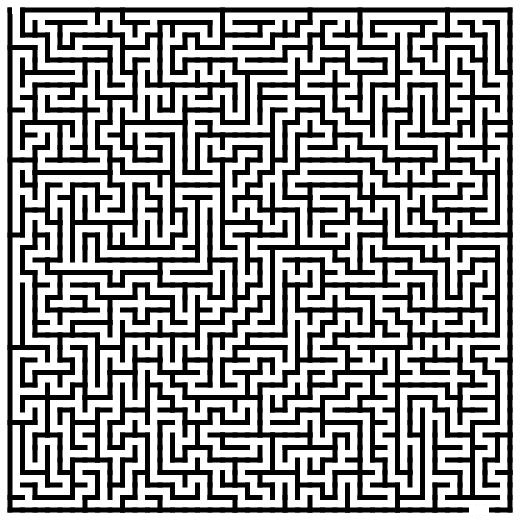
#> input picture inputimage.jpg, 520 x 520 px
$ python preprocess.py
#> lines starting #> are read from the running program, lines starting #| are printed output that depends on the picture; after the words box and inside, x2 and y2 are one past the last pixel; in counts of white or black regions, pixels touching at a corner belong together
### preprocess_fun.py
import cv2
import numpy as np
from sys import exit

def BlackWhite(input_image):
    grey_image = cv2.cvtColor(input_image, cv2.COLOR_BGR2GRAY)
    (thresh, output_image) = cv2.threshold(grey_image, 150, 255, cv2.THRESH_BINARY)
    return output_image

def FindBorder(input_image):
    input_height, input_width = input_image.shape
    top_border_array = np.array([], dtype = np.int64)
    bottom_border_array = np.array([], dtype = np.int64)
    left_border_array = np.array([], dtype = np.int64)
    right_border_array = np.array([], dtype = np.int64)
    top_border = -1
    bottom_border = -1
    left_border = -1
    right_border = -1

    for pixel_LR in range(input_width):
        for pixel_TB in range(input_height):
            value = input_image[pixel_TB][pixel_LR]
            if(value == 0):
                break
        top_border_array = np.hstack((top_border_array, np.array(pixel_TB)))
    top_border = np.bincount(top_border_array).argmax()

    for pixel_LR in range(input_width):
        for pixel_BT in range(input_height - 1, 0, -1):
            value = input_image[pixel_BT][pixel_LR]
            if(value == 0):
                break
        bottom_border_array = np.hstack((bottom_border_array, np.array(pixel_BT)))
    bottom_border = np.bincount(bottom_border_array).argmax()

    for pixel_TB in range(input_height):
        for pixel_LR in range(input_width):
            value = input_image[pixel_TB][pixel_LR]
            if(value == 0):
                break
        left_border_array = np.hstack((left_border_array, np.array(pixel_LR)))
    left_border = np.bincount(left_border_array).argmax()

    for pixel_TB in range(input_height):
        for pixel_RL in range(input_width - 1, 0, -1):
            value = input_image[pixel_TB][pixel_RL]
            if(value == 0):
                break
        right_border_array = np.hstack((right_border_array, np.array(pixel_RL)))
    right_border = np.bincount(right_border_array).argmax()

    if(top_border == -1 or bottom_border == -1 or left_border == -1 or right_border == -1):
        print('Error:Not able to find the border')
        exit()
    else:
        return top_border, bottom_border, left_border, right_border

def FindSizeB(input_image, top_border, bottom_border, left_border, right_border):
    input_height, input_width = input_image.shape
    black_size_arrayV = np.array([], dtype = np.int64)
    black_sizeV = -1
    black_size_arrayH = np.array([], dtype = np.int64)
    black_sizeH = -1

    for pixel_RL in range(left_border, right_border):
        count = 0
        for pixel_TB in range(top_border, bottom_border):
            value = input_image[pixel_TB][pixel_RL]
            if(value == 0):
                count += 1
            else:
                break
        black_size_arrayV = np.hstack((black_size_arrayV, np.array(count)))
    black_sizeV = np.bincount(black_size_arrayV).argmax()

    for pixel_TB in range(top_border, bottom_border):
        count = 0
        for pixel_RL in range(left_border, right_border):
            value = input_image[pixel_TB][pixel_RL]
            if(value == 0):
                count += 1
            else:
                break
        black_size_arrayH = np.hstack((black_size_arrayH, np.array(count)))
    black_sizeH = np.bincount(black_size_arrayH).argmax()

    if(black_sizeV == -1 or black_sizeH == -1):
        print('Error:Not able to find the size of Black')
        exit()
    else:
        return black_sizeV, black_sizeH

def RowsSelect(input_image, top_borderin, bottom_borderin, left_borderin, right_borderin, sizeBH):
    selectedrows = np.array([], dtype = np.int64)
    maxcount = 0
    for pixel_TB in range(top_borderin, bottom_borderin):
        count = 0
        previous = 0
        continuousB = np.array([], dtype = np.int64)
        for pixel_LR in range(left_borderin, right_borderin):
            value = input_image[pixel_TB][pixel_LR]
            if(value == 0):
                count += 1
            else:
                if(previous < count):
                    previous = count
                count = 0
        if(previous == 0):
             previous = count
        continuousB = np.hstack((continuousB, np.array(previous)))
        maxcount = np.amax(continuousB)
        if(maxcount > (2 * sizeBH)):
            selectedrows = np.hstack((selectedrows, np.array(pixel_TB)))
    return selectedrows

def ColumnssSelect(input_image, top_borderin, bottom_borderin, left_borderin, right_borderin, sizeBV):
    selectedcolumns = np.array([], dtype = np.int64)
    maxcount = 0
    for pixel_LR in range(left_borderin, right_borderin):
        count = 0
        previous = 0
        continuousB = np.array([], dtype = np.int64)
        for pixel_TB in range(top_borderin, bottom_borderin):
            value = input_image[pixel_TB][pixel_LR]
            if(value == 0):
                count += 1
            else:
                if(previous < count):
                    previous = count
                count = 0
        if(previous == 0):
             previous = count
        continuousB = np.hstack((continuousB, np.array(previous)))
        maxcount = np.amax(continuousB)
        if(maxcount > (2 * sizeBV)):
            selectedcolumns = np.hstack((selectedcolumns, np.array(pixel_LR)))
    return selectedcolumns

def ShortlistedRows(selectedrows, sizeBV_half, top_border, top_borderin, bottom_border, bottom_borderin):
    shortlistedrows_array = np.array([], dtype = np.int64)
    shortlistedrows_array = np.hstack((shortlistedrows_array, np.array(top_border + sizeBV_half)))
    shortlistedrows_array = np.hstack((shortlistedrows_array, np.array(top_borderin + sizeBV_half)))
    shortlistedrows_array = np.hstack((shortlistedrows_array, np.array(selectedrows[0] + sizeBV_half)))
    size = int(selectedrows.shape[0]) - 1
    for i in range(1, size):
        if(((selectedrows[i] - selectedrows[i - 1]) > 2) and ((selectedrows[i] + 1) == selectedrows[i + 1])):
            shortlistedrows_array = np.hstack((shortlistedrows_array, np.array(selectedrows[i] - sizeBV_half)))
            shortlistedrows_array = np.hstack((shortlistedrows_array, np.array(selectedrows[i] + sizeBV_half)))
    shortlistedrows_array = np.hstack((shortlistedrows_array, np.array(bottom_borderin - sizeBV_half)))
    shortlistedrows_array = np.hstack((shortlistedrows_array, np.array(bottom_border - sizeBV_half)))
    return shortlistedrows_array

def ShortlistedColumns(selectedcolumns, sizeBH_half, left_border, left_borderin, right_border, right_borderin):
    shortlistedcolumn_array = np.array([], dtype = np.int64)
    shortlistedcolumn_array = np.hstack((shortlistedcolumn_array, np.array(left_border + sizeBH_half)))
    shortlistedcolumn_array = np.hstack((shortlistedcolumn_array, np.array(left_borderin + sizeBH_half)))
    shortlistedcolumn_array = np.hstack((shortlistedcolumn_array, np.array(selectedcolumns[0] + sizeBH_half)))
    size = int(selectedcolumns.shape[0]) - 1
    for i in range(1, size):
        if((selectedcolumns[i] - selectedcolumns[i - 1]) > 2 and ((selectedcolumns[i] + 1) == selectedcolumns[i + 1])):
            shortlistedcolumn_array = np.hstack((shortlistedcolumn_array, np.array(selectedcolumns[i] - sizeBH_half)))
            shortlistedcolumn_array = np.hstack((shortlistedcolumn_array, np.array(selectedcolumns[i] + sizeBH_half)))
    shortlistedcolumn_array = np.hstack((shortlistedcolumn_array, np.array(right_borderin - sizeBH_half)))
    shortlistedcolumn_array = np.hstack((shortlistedcolumn_array, np.array(right_border - sizeBH_half)))
    return shortlistedcolumn_array

def CreateImage(input_image, shortlistedrows, shortlistedcolumns):
    finalimage = np.array([], dtype = np.int64)
    first = 1
    for shortlistedrow in shortlistedrows:
        tempimage = np.array([], dtype = np.int64)
        for shortlistedcolumn in shortlistedcolumns:
            tempimage = np.hstack((tempimage, np.array(input_image[shortlistedrow][shortlistedcolumn])))
        if(first == 1):
            finalimage = np.hstack((finalimage, tempimage))
            first = 0
        else:
            finalimage = np.vstack((finalimage, tempimage))
    return finalimage

def FindEnEx(finalimage):
    start_row = -1
    start_column = -1
    end_row = -1
    end_column = -1
    input_height, input_width = finalimage.shape
    row_no = 0
    for column_no in range(0, input_width - 1):
        if(finalimage[row_no][column_no] == 255):
            start_row = row_no
            start_column = column_no
            break

    if(start_row == -1):
        column_no = 0
        for row_no in range(0, input_height - 1):
            if(finalimage[row_no][column_no] == 255):
                start_row = row_no
                start_column = column_no
                break
    row_no = input_height - 1
    for column_no in range(0, input_width - 1):
        if(finalimage[row_no][column_no] == 255):
            end_row = row_no
            end_column = column_no
            break

    if(end_row == -1):
        column_no = input_width - 1
        for row_no in range(0, input_height - 1):
            if(finalimage[row_no][column_no] == 255):
                end_row = row_no
                end_column = column_no
                break
    if(start_row == -1 or start_column == -1 or end_row == -1 or end_column == -1):
        print('Error:Not able to find entry and exit')
        exit()
    else:
        return start_row, start_column, end_row, end_column

# [7 lines left out: function Print_details, not called in this run]

### preprocess.py
import cv2
import numpy as np
from preprocess_fun import *

inputimage = cv2.imread('inputimage.jpg')
#> inputimage is the input picture: shape (520, 520, 3); min 0, max 255, mean 154.1
selectedrows = np.array([], dtype = np.int64)
selectedcolumns = np.array([], dtype = np.int64)
shortlistedrows = np.array([], dtype = np.int64)
shortlistedcolumns = np.array([], dtype = np.int64)

blackwhite_image = BlackWhite(inputimage)
#> in BlackWhite, `(thresh, output_image) = cv2.threshold(grey_image, 150, 255, cv2.THRES..`:
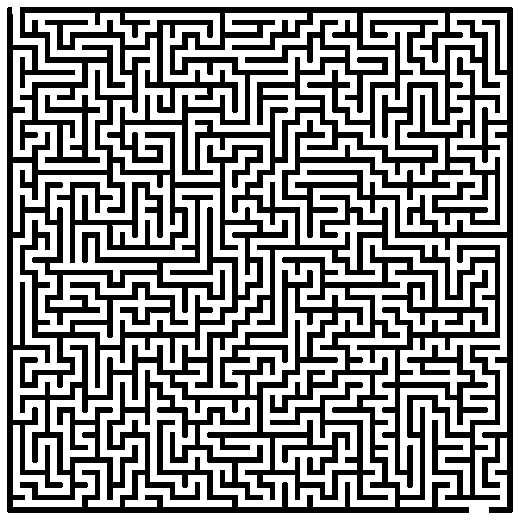
#> output_image: shape (520, 520); 57.2% white; 2 black regions, box (x1, y1, x2, y2) and area: (20, 7, 513, 513) 64905, (7, 7, 500, 513) 50904
top_border, bottom_border, left_border, right_border = FindBorder(blackwhite_image)
#> top_border = 7; bottom_border = 512; left_border = 7; right_border = 512
sizeBV, sizeBH = FindSizeB(blackwhite_image, top_border, bottom_border, left_border, right_border)
#> sizeBV = 6; sizeBH = 6
sizeBV_half = sizeBV // 2
#> sizeBV_half = 3
sizeBH_half = sizeBH // 2
#> sizeBH_half = 3
top_borderin = top_border + sizeBV
#> top_borderin = 13
bottom_borderin = bottom_border - sizeBV
#> bottom_borderin = 506
left_borderin = left_border + sizeBH
#> left_borderin = 13
right_borderin = right_border - sizeBH
#> right_borderin = 506
selectedrows = RowsSelect(blackwhite_image, top_borderin, bottom_borderin,
                          left_borderin, right_borderin, sizeBH)
#> selectedrows = 214 values from 20 to 499
selectedcolumns = ColumnssSelect(blackwhite_image, top_borderin, bottom_borderin,
                                 left_borderin, right_borderin, sizeBV)
shortlistedrows = ShortlistedRows(selectedrows, sizeBV_half, top_border, top_borderin, bottom_border, bottom_borderin)
shortlistedcolumns = ShortlistedColumns(selectedcolumns, sizeBH_half, left_border, left_borderin, right_border, right_borderin)

preprocessed = CreateImage(blackwhite_image, shortlistedrows, shortlistedcolumns)
#> the loop in CreateImage, `for shortlistedrow in shortlistedrows:` made 81 passes
#> shortlistedrow on passes 1 to 12: 10, 16, 23, 29, 35, 42, 48, 54, 60, 67, 73, 79
#> after the loop in CreateImage, `for shortlistedrow in shortlistedrows:`:
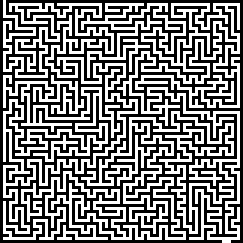
#> finalimage: shape (81, 81) int64 (shown 3 times larger); 48.8% white in thin lines or dots
#cv2.imwrite('preprocessed.jpg', preprocessed)

start_row, start_column, end_row, end_column = FindEnEx(preprocessed)


solution_ip = preprocessed // 255
#> solution_ip: shape (81, 81) int64; values 0 (black) and 1 (white), 48.8% white in thin lines or dots
solution_ip = 1 - solution_ip
#> solution_ip: shape (81, 81) int64; values 0 (black) and 1 (white), 51.2% white; black in thin lines or dots
input_height, input_width = solution_ip.shape
SIZE = input_height
solution = [[0]*SIZE for _ in range(SIZE)]

def solvemaze(r, c):
    #if destination is reached, maze is solved
    #destination is the last cell(maze[SIZE-1][SIZE-1])
    if (r == end_row) and (c == end_column):
        solution[r][c] = 1;
        return True;
    #checking if we can visit in this cell or not
    #the indices of the cell must be in (0,SIZE-1)
    #and solution[r][c] == 0 is making sure that the cell is not already visited
    #maze[r][c] == 0 is making sure that the cell is not blocked
    if r>=0 and c>=0 and r<SIZE and c<SIZE and solution[r][c] == 0 and solution_ip[r][c] == 0:
        #if safe to visit then visit the cell
        solution[r][c] = 1
        #going down
        if solvemaze(r+1, c):
            return True
        #going right
        if solvemaze(r, c+1):
            return True
        #going up
        if solvemaze(r-1, c):
            return True
        #going left
        if solvemaze(r, c-1):
            return True
        #backtracking
        solution[r][c] = 0;
        return False;
    return 0;

if(solvemaze(start_row,start_column)):
#> (the run stopped early here; a loop or call above may not have finished)
